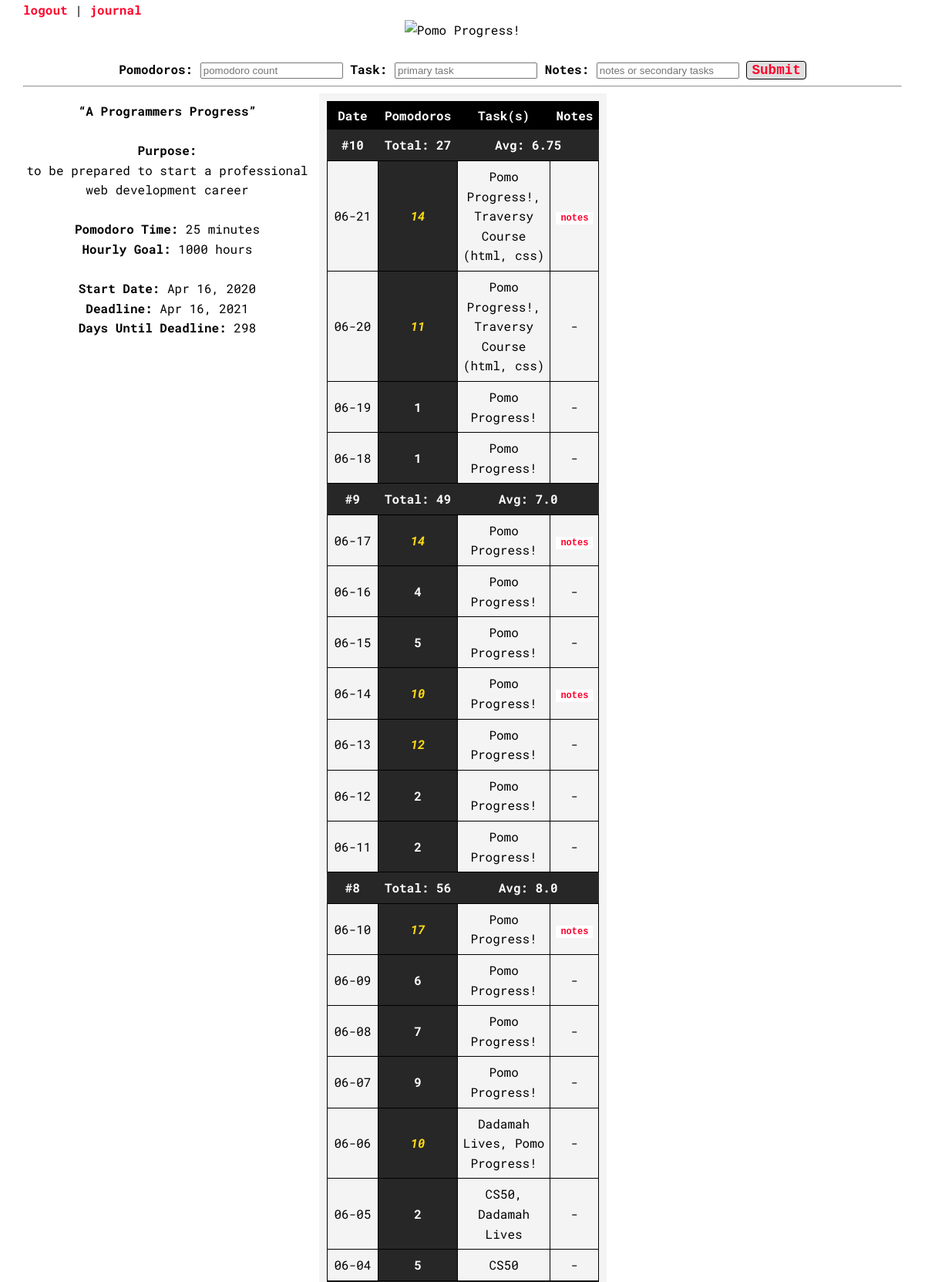
The app's page /home (signed in, upper part) with its own data.
### tables this page shows
CREATE TABLE daily_history (submit_id INTEGER PRIMARY KEY AUTOINCREMENT NOT NULL, table_id INTEGER REFERENCES tables (id) NOT NULL, date TEXT, display_date TEXT, tomato_count INTEGER, task TEXT, notes TEXT);

### app.py (the view)
@app.route('/home', methods=["GET","POST"])
def home():
    if request.method == "POST":
        db = SQL("sqlite:///pomodoro.db")
        date_check = db.execute("SELECT date FROM daily_history WHERE table_id=:table_id ORDER BY date DESC LIMIT 1", table_id = session['table_id'])
        previous_date = None
        for row in date_check:
            previous_date = row['date']
        previous_date = datetime.strptime(previous_date, '%Y-%m-%d')
        current_date = datetime.today()
        date_diff = ((current_date - previous_date).days)
        current_date = date.today()
        if date_diff == 0:
            date_previous_data = db.execute("SELECT tomato_count, task, notes FROM daily_history WHERE table_id=:table_id AND date=:date", table_id=session['table_id'], date=current_date)
            if date_previous_data[0]['task'] == None:
                date_previous_data[0]['task'] = ""
            if date_previous_data[0]['notes'] == None:
                date_previous_data[0]['notes'] = ""
            task_space = ""
            notes_space = ""
            if not date_previous_data[0]['task'] or not request.form.get("task"):
                task_space =""
            else:
                task_space = ", "
            if not date_previous_data[0]['notes'] or not request.form.get("notes"):
                notes_space = ""
            else:
                notes_space = " || "
            db.execute("UPDATE daily_history SET tomato_count=:tomato_count, task=:task, notes=:notes WHERE table_id=:table_id AND date=:date", tomato_count = date_previous_data[0]['tomato_count'] + int(request.form.get("tomatoes")), task = date_previous_data[0]['task'] + task_space + request.form.get("task"), notes = date_previous_data[0]['notes'] + notes_space + request.form.get("notes"), table_id=session['table_id'], date=current_date)
            return redirect('/home')
        else:
            date_diff -= 1
            while date_diff > 0:
                db.execute("INSERT INTO daily_history (table_id, date, tomato_count) VALUES (?, ?, 0)", session['table_id'], current_date - timedelta(days=date_diff))
                strft_days = current_date - timedelta(days=date_diff)
                db.execute("UPDATE daily_history SET display_date=:display_date WHERE table_id=:table_id AND date=:date", display_date = strft_days.strftime('%m-%d'), table_id=session['table_id'], date = current_date - timedelta(days=date_diff))
                date_diff -= 1
            db.execute("INSERT INTO daily_history (table_id, date, display_date, tomato_count, task, notes) VALUES(?, date('now','localtime'), strftime('%m-%d','now','localtime'), ?, ?, ?)", session['table_id'], request.form.get('tomatoes'), request.form.get('task'), request.form.get('notes'))
            return redirect('/home')
    else:
        db = SQL("sqlite:///pomodoro.db")
        user_daily_history = db.execute("SELECT * FROM daily_history WHERE table_id=:table_id", table_id = session['table_id'])
        if len(user_daily_history) < 1:
            return redirect('/firstentry')
        count = 0
        user_data = []
        for row in user_daily_history:
            user_data.append(row)
            count += 1
        total_weeks = int(count/7)
        weeks = [[] for j in range(total_weeks + 1)]
        day_count = 0
        week_count = 0
        tomato_total = 0
        for row in user_data:
            day_count += 1
            tomato_total += int(row['tomato_count'])
            weeks[week_count].append(row)
            if day_count % 7 == 0:
                week_count += 1
                day_count = 0
                end_of_week_stats = {'date' : week_count, 'tomato_count' : tomato_total, 'task' : round(tomato_total/7, 2)}
                total_weeks -= 1
                weeks[week_count].append(end_of_week_stats)
                tomato_total = 0
            full_chart = []
            for week in weeks:
                for day in week:
                    full_chart.append(day)
            stats = statistics(user_data, session)
        return render_template('home.html', full_chart = full_chart, week_count = week_count, tomato_total = tomato_total, day_count = day_count, stats=stats, session=session)

### templates/home.html (shortened to what this page needs)
{% extends 'base.html' %}
{% block header %}
<div>
    <a href="/">logout</a> | <a href="/journal">journal</a>
    <center><img style="display: inline;" src="/static/home-banner.jpg" alt="Pomo Progress!"></center>
    <br>
</div>
{% endblock %}
{% block main %}
<center>
    <form action="/home" method="post">
        <strong>Pomodoros:</strong>
        <input name="tomatoes" placeholder="pomodoro count" type="number" required>
        <strong>Task:</strong>
        <input name="task" placeholder="primary task" type="text">
        <strong>Notes:</strong>
        <input name="notes" placeholder="notes or secondary tasks" type="text">
        <input type="submit" class="load-create">
    </form>
</center>
    <hr>
<div class="column left">
        <strong><q>{{ session['table_name'] }}</q></strong>
        <br>
        <br>
        <strong>Purpose:</strong>
        <br>
        {{ session['purpose'] }}
        <br>
        <br>
        <strong>Pomodoro Time:</strong> {{ session['tomato_rate'] }} minutes
        <br>
        <strong>Hourly Goal:</strong> {{ session['hours_goal'] }} hours
        <br>
        <br>
        <strong>Start Date:</strong> {{ session['start_date'] }}
        <br>
        <strong>Deadline:</strong> {{ session['time_frame'] }}
        <br>
        <strong>Days Until Deadline:</strong> {{ session['current_days_until_deadline']}}
        <br>
</div>
<div class="column middle">
    <table>
        <th>Date</th>
        <th>Pomodoros</th>
        <th>Task(s)</th>
        <th>Notes</th>
        <tr>
            {% if day_count > 0 %}
                <td class="week">#{{ week_count + 1 }}</td>
                <td class="week">Total: {{ tomato_total }}</td>
                <td class="week" colspan="2">Avg: {{ (tomato_total/day_count)|round(2, 'floor') }}</td>
            {% endif %}
        </tr>
        {% for row in full_chart|reverse %}
            <tr>
                {% if row['date']|float >= 1 %}
                    <td class="week">#{{ row['date'] }}</td>
                    <td class="week">Total: {{ row['tomato_count'] }}</td>
                    <td class="week" colspan="2">Avg: {{ row['task'] }}</td>
                {% else %}
                    {% if row['tomato_count']|int >= 10 %}
                        <td>{{ row['display_date'] }}</td>
                        <td class="pomos10">{{ row['tomato_count'] }}</td>
                        {% if row['task'] != None and row['task'] != "" %}
                            <td>{{ row['task'] }}</td>
                        {% else %}
                            <td>-</td>
                        {% endif %}
                        {% if row['notes'] != None and row['notes'] != "" %}
                            <td><button class="notes" type="button" onclick="alert('{{ row['notes'] }}')">notes</button></td>
                        {% else %}
                            <td>-</td>
                        {% endif %}
                    {% else %}
                        <td>{{ row['display_date'] }}</td>
                        <td class="pomos">{{ row['tomato_count'] }}</td>
                        {% if row['task'] != None and row['task'] != "" %}
                            <td>{{ row['task'] }}</td>
                        {% else %}
                            <td>-</td>
                        {% endif %}
                        {% if row['notes'] != None and row['notes'] != "" %}
                            <td><button class="notes" type="button" onclick="alert('{{ row['notes'] }}')">notes</button></td>
                        {% else %}
                            <td>-</td>
                        {% endif %}
                    {% endif %}
                {% endif %}
            </tr>
        {% endfor %}
    </table>
</div>
{% endblock %}

### static/global.css (style rules this page uses)
* { box-sizing: border-box; }
a { font-weight: bolder; text-decoration: none; color: rgb(255, 0, 43); }
body { align-content: center; margin: auto; width: 95%; font-family: 'Roboto Mono', monospace; font-size: 1em; line-height: 1.6em; box-sizing: border-box; position: relative; }
.column { width: 32.8%; display: inline-block; vertical-align: top; margin-top: 10px; }
.left { align-content: center; text-align: center; }
.middle { background-color: #f4f4f4; margin-top: 0; padding: 10px; }
table { width: 100%; border-collapse: collapse; font-size: 1em; }
th { color: white; background: black; padding: 5px; width: 33%; border: 1px solid black; border-collapse: collapse; }
td { border: 1px solid black; padding: 7px; text-align: center; width: 33%; }
.notes { font-family: 'Courier New', Courier, monospace; border: none; color: rgb(255,0,43); font-weight: bold; text-align: center; text-decoration: none; font-size: 0.75em; cursor: pointer; background-color: white; }
.load-create { font-family: 'Courier New', Courier, monospace; color: rgb(255,0,43); font-weight: bold; text-align: center; text-decoration: none; font-size: 1.1em; cursor: pointer; background-color: rgb(224, 224, 224); border: 1px solid #000; border-radius: 4px; }
.week { color: white; background: rgb(39, 39, 39); font-weight: bold; border: none; }
.pomos { background: rgb(39, 39, 39); font-weight: bold; color: white; }
.pomos10 { background: rgb(39, 39, 39); font-weight: bold; font-style: italic; color: rgb(255, 220, 21); }

### records on screen
daily_history: start_date "Apr 16, 2020"
daily_history: display_date "06-21", tomato_count "14", task "Pomo Progress!, Traversy Course (html, css)"
daily_history: display_date "06-20", tomato_count "11", task "Pomo Progress!, Traversy Course (html, css)"
daily_history: display_date "06-19", tomato_count "1", task "Pomo Progress!"
daily_history: display_date "06-18", tomato_count "1", task "Pomo Progress!"
daily_history: display_date "06-17", tomato_count "14", task "Pomo Progress!"
daily_history: display_date "06-16", tomato_count "4", task "Pomo Progress!"
daily_history: display_date "06-15", tomato_count "5", task "Pomo Progress!"
daily_history: display_date "06-14", tomato_count "10", task "Pomo Progress!"
daily_history: display_date "06-13", tomato_count "12", task "Pomo Progress!"
daily_history: display_date "06-12", tomato_count "2", task "Pomo Progress!"
daily_history: display_date "06-11", tomato_count "2", task "Pomo Progress!"
daily_history: display_date "06-10", tomato_count "17", task "Pomo Progress!"
daily_history: display_date "06-09", tomato_count "6", task "Pomo Progress!"
daily_history: display_date "06-08", tomato_count "7", task "Pomo Progress!"
daily_history: display_date "06-07", tomato_count "9", task "Pomo Progress!"
daily_history: display_date "06-06", tomato_count "10", task "Dadamah Lives, Pomo Progress!"
daily_history: display_date "06-05", tomato_count "2", task "CS50, Dadamah Lives"
daily_history: display_date "06-04", tomato_count "5", task "CS50"

### other values on screen
{{ session['table_name'] }} "A Programmers Progress"
{{ session['purpose'] }} "to be prepared to start a professional web development career"
{{ session['tomato_rate'] }} "25"
{{ session['hours_goal'] }} "1000"
{{ session['time_frame'] }} "Apr 16, 2021"
{{ session['current_days_until_deadline'] }} "298"
{{ week_count + 1 }} "10"
{{ tomato_total }} "27"
{{ (tomato_total/day_count)|round(2, 'floor') }} "6.75"
{{ row['date'] }} "9" "8"
{{ row['tomato_count'] }} "49" "56"
{{ row['task'] }} "7.0" "8.0"
